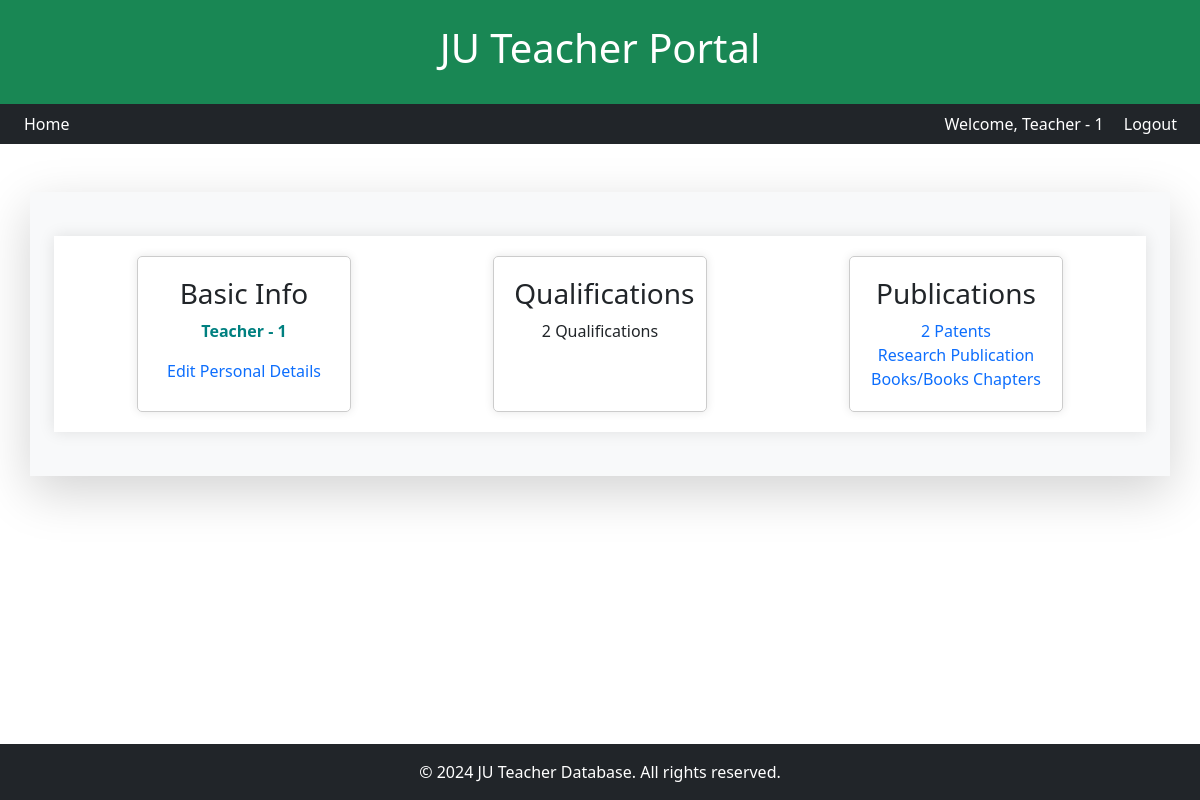
Screenshot of /teachers/profile/ (signed in) with the database file from the repository.
### teachers/models.py (models this page shows, shortened)
class CustomUser(AbstractUser):
    username = None  # Remove the username field
    email = models.EmailField(unique=True)
    emp_id = models.CharField(max_length=50, unique=True)
    department = models.ForeignKey("Department", on_delete=models.SET_NULL, null=True, blank=True, related_name="users")
    USERNAME_FIELD = 'email'  # Use email as the login field
    REQUIRED_FIELDS = ['first_name', 'last_name', 'emp_id']  # Fields required when creating a user
    objects = CustomUserManager()

class Teacher(models.Model):
    user = models.OneToOneField(
        "CustomUser",
        null=True,
        on_delete=models.SET_NULL,
        related_name="teachers"
    )  # Refers to the CustomUser model
    email = models.EmailField(unique=True)
    emp_id = models.CharField(max_length=50, unique=True)
    first_name = models.CharField(verbose_name='Full Name', max_length=100, blank=True, null=True)  # Move first_name here
    dept_name = models.CharField(max_length=100, blank=True, null=True)  # Move first_name here
    group_name = models.CharField(max_length=100, null=True, blank=True)
    dob = models.DateField(verbose_name='Date of Birth', null=True, blank=True)
    GENDER_CHOICES = (
        (None, 'Select Gender'),
        ('M', 'Male'),
        ('F', 'Female'),
        ('O', 'Other'),
    )
    gender = models.CharField(
        verbose_name='Gender',
        max_length=6,
        choices=GENDER_CHOICES,
        null=True,
        blank=True
    )
    CAST_CHOICES = (
        (None, 'Select Caste'),
        ('cast-1', 'SC'),
        ('cast-2', 'ST'),
        ('cast-3', 'OBC-A'),
        ('cast-4', 'OBC-B'),
        ('cast-5', 'GEN'),
    )
    caste = models.CharField(
        verbose_name='Caste',
        max_length=6,
        choices=CAST_CHOICES,
        null=True,
        blank=True
    )
    DESIGNATION_CHOICES = (
        (None, 'Select Designation'),
        ('dsg-1', 'Assistant Professor'),
        ('dsg-2', 'Associate Professor'),
    )
    designation = models.CharField(
        max_length=30,
        choices=DESIGNATION_CHOICES,
        null=True,
        blank=True
    )
    doj = models.DateField(
        verbose_name='Date of Joining',
        null=True,
        blank=True
    )
    exp = models.IntegerField(
        verbose_name='Experience (in years)',
        default=0
    )
    mobile = models.CharField(
        verbose_name="Mobile Number",
        max_length=10,
        help_text="Enter a 10-digit mobile number without spaces or special characters.",
        null=True,
        blank=True
    )
    photo = models.ImageField(
        verbose_name='Photo',
        upload_to=get_image_path,
        null=True,
        blank=True
    )
    created_date = models.DateTimeField(default=timezone.now)
    updated_date = models.DateTimeField(auto_now=True)

### teachers/views.py (the view)
# urls.py: path('profile/', views.profile, name='profile'),
@login_required
def profile(request):
    try:
        department = Department.objects.get(id=request.user.department_id)  # Fetch the department instance
        department_name = department.name
    except Department.DoesNotExist:
        department_name = "Unknown"
    groups = request.user.groups.all()  # Fetch all groups for the user
    group_name = groups[0].name if groups else "No Group"  # Take the first group or default to "No Group"
    teacher, created = Teacher.objects.update_or_create(
        user=request.user,
        defaults={
            'first_name': request.user.first_name,
            'dept_name': department_name,  # Pass the department name
            'emp_id': request.user.emp_id,
            'email': request.user.email,
            'group_name': group_name,  # Capture and pass the group name
        }
    )
    form = TeacherForm(instance=teacher)
    return render(request, 'teachers/profile.html', {'teacher': teacher, 'form': form})

### teachers/templatetags/signing_tags.py (called while the page is built)
@register.filter
def sign_id(id):
    signer = Signer()
    return signer.sign(id)

### teachers/templates/teachers/profile.html (shortened to what this page needs)
{% extends 'base.html' %}
{% load signing_tags %}
{% load widget_tweaks %}
{% load static %}
{% block content %}
<head>
    <link rel="stylesheet" type="text/css" href="{% static 'css/profile.css' %}">
    <link href="https://cdn.jsdelivr.net/npm/bootstrap@5.3.0/dist/css/bootstrap.min.css" rel="stylesheet">
    <link rel="stylesheet" href="https://cdn.jsdelivr.net/npm/bootstrap-icons/font/bootstrap-icons.css">
    <link rel="stylesheet" href="https://code.jquery.com/ui/1.13.2/themes/base/jquery-ui.css">
</head>
<body>
    <div class="container">
        <div class="box profile-box" id="profileBox">
            <h3>Basic Info</h3>
            <p style="font-weight:bold;color:teal;">{{ request.session.user_name }}</p>
            <a href="#" id="editPersonalDetailsButton">Edit Personal Details</a>
        </div>
        <div class="box qualification-box" id="qualificationBox">
            <h3>Qualifications</h3>
            <p>{{ teacher.qualification_set.count }} Qualifications</p>
        </div>
        <div class="box publication-box" id="publicationBox">
            <h3>Publications</h3>
			<div>
				<a href="{% url 'teachers:patent_list' %}" id="addPatents">{{ teacher.patents_set.count }} Patents</a>
				<br>
				<a href="{% url 'teachers:research-list' %}" id="addResearchPub">Research Publication</a>
				<br>
				<a href="#" id="addBooks">Books/Books Chapters</a>
			</div>
		</div>
    </div>
</body>
{% endblock %}

### templates/base.html (shortened to what this page needs)
{% load static %}
<!DOCTYPE html>
<html lang="en">
<head>
    <link rel="stylesheet" href="{% static 'css/styles.css' %}">
    <link href="https://cdn.jsdelivr.net/npm/bootstrap@5.3.0/dist/css/bootstrap.min.css" rel="stylesheet">
	<link rel="stylesheet" href="https://cdn.jsdelivr.net/npm/bootstrap-icons/font/bootstrap-icons.css">
</head>
<body>
<header class="bg-success text-white text-center p-4">
    <h1>JU Teacher Portal</h1>
</header>
<nav class="bg-dark text-white p-2 text-end">
	{% if user.is_authenticated %}
		<a class="text-white ms-3" style="float:left;" href="{% url 'teachers:profile' %}">Home</a>
		<span class="d-inline-block">Welcome, {{ user.first_name }}</span>
        <a class="text-white ms-3" href="{% url 'teachers:logout' %}">Logout</a>
    {% else %}
        <a class="text-white me-3" href="{% url 'teachers:login' %}">Login</a>
        <a class="text-white" href="{% url 'teachers:register' %}">Register</a>
    {% endif %}
</nav>
<div class="container my-5 p-4 bg-light shadow-lg">
    {% block content %}
    {% endblock %}
</div>
<footer class="bg-dark text-white text-center p-3 mt-auto">
    &copy; 2024 JU Teacher Database. All rights reserved.
</footer>
</body>
</html>

### static/css/styles.css (style rules this page uses)
body { font-family: 'Arial', sans-serif; background-color: #f4f4f4; margin: 0; padding: 0; }
header { background-color: #4CAF50; color: white; text-align: center; padding: 20px 0; }
nav { background-color: #333; padding: 10px; text-align: right; }
nav a { color: white; text-decoration: none; margin: 0 15px; }
.container { background-color: white; margin: 20px auto; padding: 20px; max-width: 1200px; box-shadow: 0 0 15px rgba(0, 0, 0, 0.1); }
footer { background-color: #333; color: white; text-align: center; padding: 10px; position: fixed; bottom: 0; width: 100%; }

### static/css/profile.css (style rules this page uses)
.container { display: flex; justify-content: space-around; margin: 20px; }
.box { padding: 20px; border: 1px solid #ccc; border-radius: 5px; cursor: pointer; width: 20%; text-align: center; box-shadow: 0px 0px 10px rgba(0, 0, 0, 0.1); transition: transform 0.3s ease; }

### teachers/templates/teachers/profile.html (style rules this page uses)
a { text-decoration : none; }

### rows the page displays
CustomUser: first_name "Teacher - 1"
Teacher: qualification_set.count "2", patents_set.count "2"

### other values shown
{{ request.session.user_name }} "Teacher - 1"
